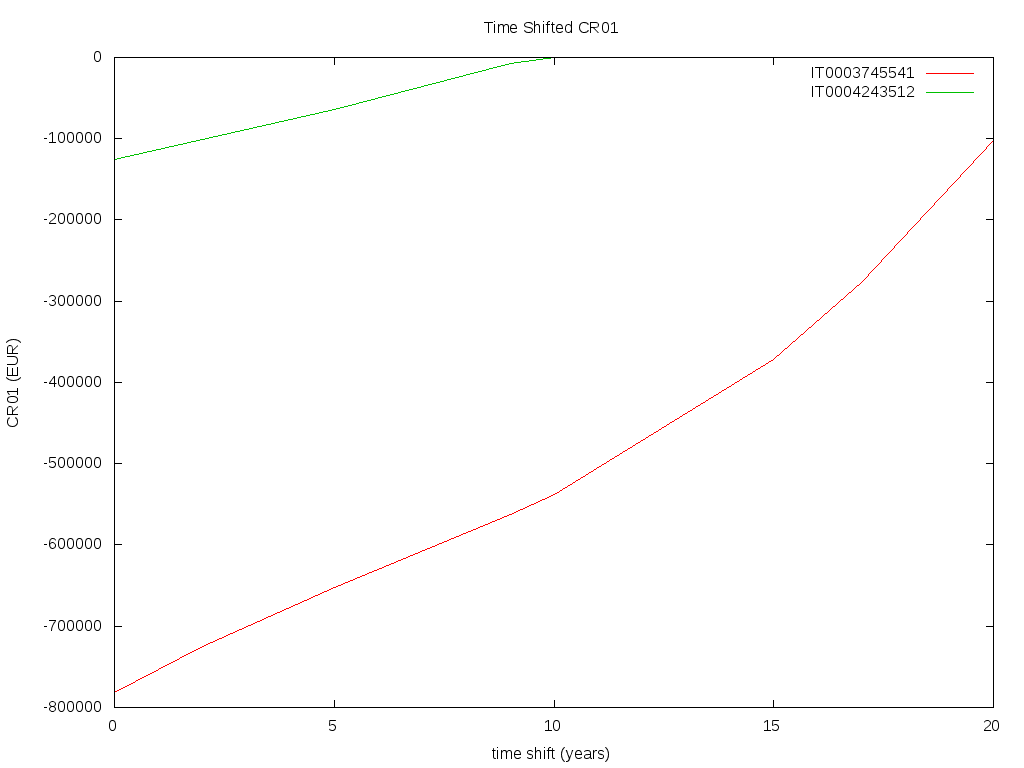

gnuplot code for this plot:
set xrange [0:20]
set yrange [*:*]
set format x "%.0f"
set format y "%.0f"
set xlabel "time shift (years)"
set ylabel "CR01 (EUR)"
set title "Time Shifted CR01"
set key default
plot "cpi_single.dat" using 1:15 with lines title "IT0003745541", "cpi_single.dat" using 1:16 with lines title "IT0004243512" 
